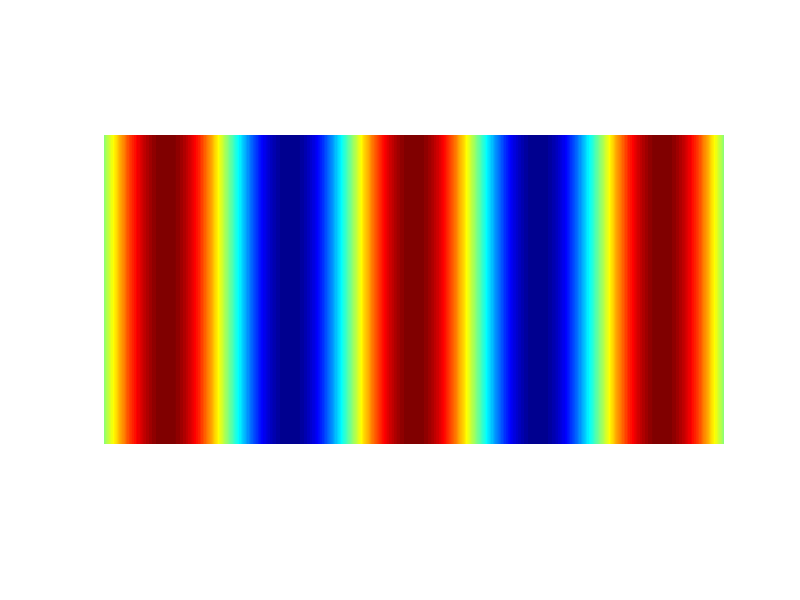

This figure's MATLAB source:
%% set up
Xr = [0,pi*5];  % range of X
Yr = [0,1];     % range of Y
nx = 1000;  % number of samples in Xr
ny = 500;   % number of samples in Yr

% create the meshgrid coordinates in the range
xs = linspace(Xr(1), Xr(2), nx);
ys = linspace(Yr(1), Yr(2), ny);
[X,Y] = meshgrid(xs,ys);        

%% form an image I of size(X), and has its value defined as sin(x) at every meshgrid
I = zeros(size(X));
%fill in your code here
I = sin(X);
%fill in your code here


%% plot the image: your image should look exactly like the one in homework handout
figure(1);
colormap(jet);
pcolor(I);
shading interp;
axis image;
axis off;